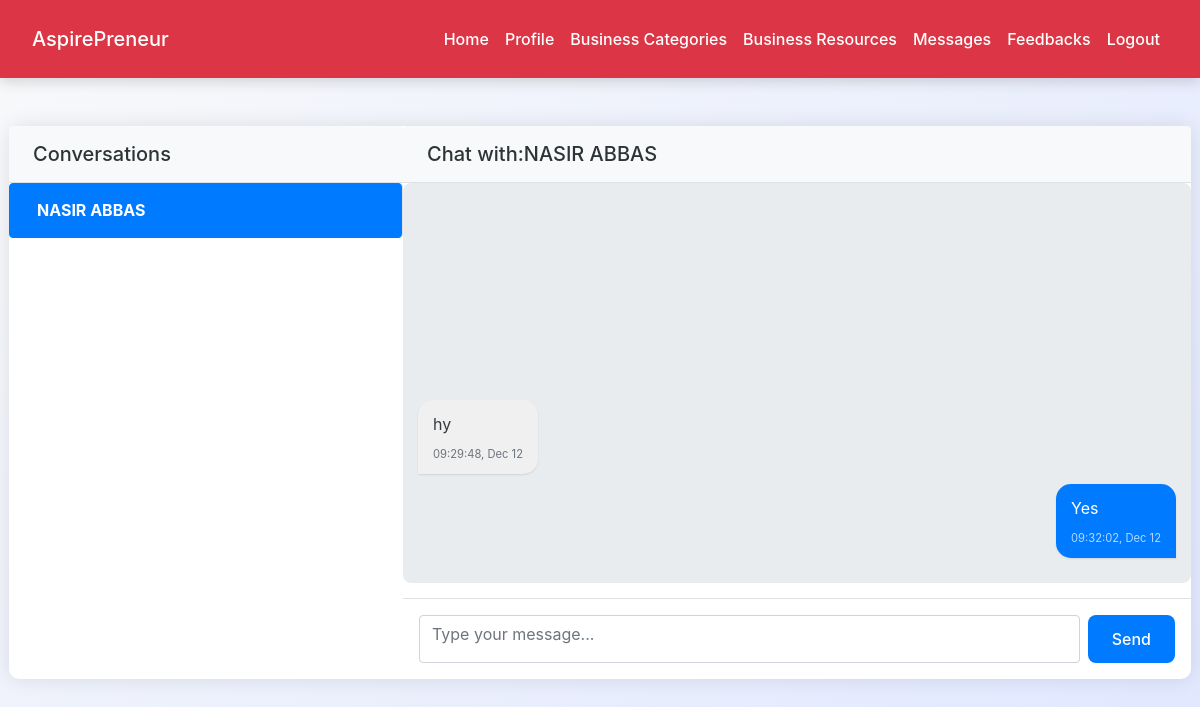
Page /agent/agent_messages.php?with_user=2 (signed in) on the committed database.
### tables this page shows
CREATE TABLE `users` (
  `id` int(11) NOT NULL,
  `username` varchar(50) NOT NULL,
  `email` varchar(100) NOT NULL,
  `password_hash` varchar(255) NOT NULL,
  `full_name` varchar(100) DEFAULT NULL,
  `role` enum('user','agent') NOT NULL DEFAULT 'user',
  `status` enum('pending','approved','rejected') NOT NULL DEFAULT 'pending',
  `created_at` timestamp NOT NULL DEFAULT current_timestamp(),
  `updated_at` timestamp NOT NULL DEFAULT current_timestamp() ON UPDATE current_timestamp()
);

CREATE TABLE `messages` (
  `id` int(11) NOT NULL,
  `sender_id` int(11) NOT NULL,
  `receiver_id` int(11) NOT NULL,
  `message` text NOT NULL,
  `status` enum('unread','read') DEFAULT 'unread',
  `created_at` timestamp NOT NULL DEFAULT current_timestamp()
);

### agent/agent_messages.php (the view, shortened to what this page needs)
<?php
include('../config.php');
$agent_id = $_SESSION["id"];
$users = [];
$result = mysqli_query($conn, "
    SELECT DISTINCT u.id, u.full_name
    FROM users u
    INNER JOIN messages m ON (u.id = m.sender_id OR u.id = m.receiver_id)
    WHERE u.id != $agent_id AND (m.sender_id = $agent_id OR m.receiver_id = $agent_id)
    ORDER BY u.full_name ASC
");
while ($row = mysqli_fetch_assoc($result)) {
    $users[] = $row;
}
$conversation = [];
$selected_user_name = "Select a User";
if (isset($_GET['with_user'])) {
    $with_user = intval($_GET['with_user']);
    $user_res = mysqli_query($conn, "SELECT full_name FROM users WHERE id = $with_user LIMIT 1");
    if ($user_row = mysqli_fetch_assoc($user_res)) {
        $selected_user_name = $user_row['full_name'];
    }
    $stmt = mysqli_prepare($conn, "
        SELECT m.*, u.full_name AS sender_name
        FROM messages m
        INNER JOIN users u ON m.sender_id = u.id
        WHERE (sender_id = ? AND receiver_id = ?) OR (sender_id = ? AND receiver_id = ?)
        ORDER BY created_at ASC
    ");
    mysqli_stmt_bind_param($stmt, "iiii", $agent_id, $with_user, $with_user, $agent_id);
    mysqli_stmt_execute($stmt);
    $res = mysqli_stmt_get_result($stmt);
    while ($row = mysqli_fetch_assoc($res)) {
        $conversation[] = $row;
    }
}
?>
<!DOCTYPE html>
<html lang="en">
<head>
    <link rel="stylesheet" href="https://cdn.jsdelivr.net/npm/bootstrap@4.6.2/dist/css/bootstrap.min.css">
    <link rel="stylesheet" href="../css/style.css">
</head>
<body>
<?php include('navbar.php'); ?>
<div class="container py-5">
    <div class="row chat-container">
        <div class="col-md-4 p-0 user-list-card">
            <h5 class="p-3 mb-0 border-bottom bg-light rounded-top">
                <i class="fas fa-users mr-2 text-primary"></i>Conversations
            </h5>
            <div class="list-group user-list">
                <?php foreach ($users as $user): ?>
                    <a href="?with_user=<?= $user['id'] ?>" class="list-group-item list-group-item-action <?= (isset($with_user) && $with_user == $user['id']) ? 'active' : '' ?>">
                        <?= htmlspecialchars($user['full_name']) ?>
                    </a>
                <?php endforeach; ?>
            </div>
        </div>
        <div class="col-md-8 p-0">
            <h5 class="p-3 mb-0 border-bottom bg-light rounded-top">
                <i class="fas fa-comment-dots mr-2 text-primary"></i>Chat with:<?= htmlspecialchars($selected_user_name) ?>
            </h5>
            <?php if (isset($with_user)): ?>
                <div class="conversation-area">
                    <?php foreach (array_reverse($conversation) as $msg): ?>
                        <div class="message-wrapper <?= $msg['sender_id'] == $agent_id ? 'message-sent' : 'message-received' ?>">
                            <div class="message-box">
                                <p><?= htmlspecialchars($msg['message']) ?></p>
                                <small class="text-muted"><?= date('H:i:s, M j', strtotime($msg['created_at'])) ?></small>
                            </div>
                        </div>
                    <?php endforeach; ?>
                </div>
                <div class="reply-form-container p-3">
                    <form method="post" class="d-flex">
                        <textarea name="message" class="form-control mr-2" placeholder="Type your message..." required rows="1" style="resize: none;"></textarea>
                        <button type="submit" name="send_message" class="btn btn-primary">
                             <i class="fas fa-paper-plane"></i> Send
                        </button>
                    </form>
                </div>
            <?php endif; ?>
        </div>
    </div>
</div>
</body>
</html>

### css/style.css (style rules this page uses)
:root { --primary: #007bff; --secondary: #6c757d; --success: #28a745; --info: #17a2b8; --warning: #ffc107; --danger: #dc3545; --light: #f8f9fa; --dark: #2d3436; --accent: #ff6f61; --highlight: #6f42c1; --shadow: rgba(0, 0, 0, 0.15); --transition: all 0.3s ease-in-out; }
body { font-family: 'Inter', 'Segoe UI', Tahoma, Geneva, Verdana, sans-serif; background: linear-gradient(135deg, var(--light) 0%, #e0e7ff 100%); color: var(--dark); line-height: 1.8; margin: 0; padding: 0; min-height: 100vh; font-size: 16px; }
.container { max-width: 1200px; margin: 0 auto 3rem; padding: 0 1.5rem; }
.btn-primary { background-color: var(--primary); color: #fff; border: none; border-radius: 8px; padding: 0.75rem 1.5rem; font-size: 1rem; font-weight: 500; cursor: pointer; transition: var(--transition); display: inline-flex; align-items: center; justify-content: center; }
a { color: var(--primary); text-decoration: none; font-weight: 500; transition: var(--transition); }

### agent/agent_messages.php (style rules this page uses)
.container.py-5 { padding-top: 3rem !important; padding-bottom: 3rem !important; }
.chat-container { background-color: #ffffff; border-radius: 10px; box-shadow: 0 0 20px rgba(0, 0, 0, 0.1); }
.user-list-card { min-height: 500px; }
.user-list { max-height: 440px; overflow-y: auto; border-right: 1px solid #dee2e6; padding-right: 0; }
.list-group-item { border-left: none; border-right: none; cursor: pointer; }
.list-group-item.active { background-color: #007bff; border-color: #007bff; color: white; font-weight: bold; }
.conversation-area { height: 400px; overflow-y: auto; display: flex; flex-direction: column-reverse; padding: 15px; background-color: #e9ecef; border-radius: 8px; margin-bottom: 15px; }
.message-wrapper { width: 100%; display: flex; margin-bottom: 10px; }
.message-sent { justify-content: flex-end; }
.message-received { justify-content: flex-start; }
.message-box { max-width: 75%; border-radius: 15px; padding: 10px 15px; word-wrap: break-word; box-shadow: 0 1px 2px rgba(0, 0, 0, 0.1); }
.message-sent .message-box { background-color: #007bff; color: white; border-bottom-right-radius: 0; }
.message-received .message-box { background-color: #f1f0f0; color: #343a40; border-bottom-left-radius: 0; }
.message-box p { margin: 0; white-space: pre-wrap; }
.message-box small.text-muted { font-size: 0.7rem; color: rgba(255, 255, 255, 0.7) !important; display: block; text-align: right; margin-top: 5px; }
.message-received .message-box small.text-muted { color: #6c757d !important; }
.reply-form-container { padding-top: 15px; border-top: 1px solid #dee2e6; }

### rows in the picture
users: full_name "NASIR ABBAS"
messages: message "Yes", created_at "09:32:02, Dec 12"
messages: message "hy", created_at "09:29:48, Dec 12"
